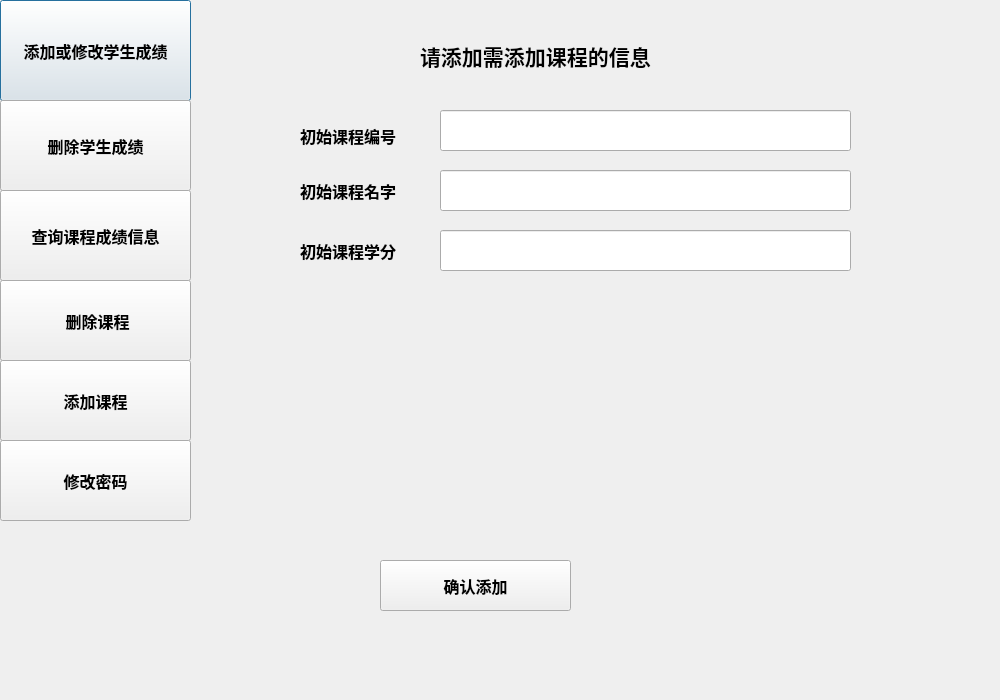
<?xml version="1.0" encoding="UTF-8"?>
<ui version="4.0">
 <class>TeacherInterface</class>
 <widget class="QDialog" name="TeacherInterface">
  <property name="geometry">
   <rect>
    <x>0</x>
    <y>0</y>
    <width>1000</width>
    <height>700</height>
   </rect>
  </property>
  <property name="windowTitle">
   <string>老师您好</string>
  </property>
  <widget class="QPushButton" name="pushButton">
   <property name="geometry">
    <rect>
     <x>0</x>
     <y>0</y>
     <width>191</width>
     <height>101</height>
    </rect>
   </property>
   <property name="font">
    <font>
     <family>Arial Black</family>
     <pointsize>12</pointsize>
     <weight>75</weight>
     <bold>true</bold>
    </font>
   </property>
   <property name="text">
    <string>添加或修改学生成绩</string>
   </property>
  </widget>
  <widget class="QStackedWidget" name="stackedWidget">
   <property name="geometry">
    <rect>
     <x>210</x>
     <y>0</y>
     <width>741</width>
     <height>751</height>
    </rect>
   </property>
   <property name="font">
    <font>
     <pointsize>12</pointsize>
    </font>
   </property>
   <property name="currentIndex">
    <number>3</number>
   </property>
   <widget class="QWidget" name="page">
    <widget class="QLineEdit" name="lineEdit">
     <property name="geometry">
      <rect>
       <x>240</x>
       <y>70</y>
       <width>471</width>
       <height>81</height>
      </rect>
     </property>
    </widget>
    <widget class="QLabel" name="label_3">
     <property name="geometry">
      <rect>
       <x>40</x>
       <y>80</y>
       <width>201</width>
       <height>61</height>
      </rect>
     </property>
     <property name="font">
      <font>
       <family>Arial Black</family>
       <pointsize>12</pointsize>
       <weight>75</weight>
       <bold>true</bold>
      </font>
     </property>
     <property name="text">
      <string>请输入学生学号</string>
     </property>
    </widget>
    <widget class="QLabel" name="label_4">
     <property name="geometry">
      <rect>
       <x>30</x>
       <y>220</y>
       <width>171</width>
       <height>51</height>
      </rect>
     </property>
     <property name="font">
      <font>
       <family>Arial Black</family>
       <pointsize>12</pointsize>
       <weight>75</weight>
       <bold>true</bold>
      </font>
     </property>
     <property name="text">
      <string>请输入课程名</string>
     </property>
    </widget>
    <widget class="QLineEdit" name="lineEdit_2">
     <property name="geometry">
      <rect>
       <x>240</x>
       <y>210</y>
       <width>471</width>
       <height>71</height>
      </rect>
     </property>
    </widget>
    <widget class="QLineEdit" name="lineEdit_3">
     <property name="geometry">
      <rect>
       <x>240</x>
       <y>320</y>
       <width>471</width>
       <height>71</height>
      </rect>
     </property>
    </widget>
    <widget class="QLabel" name="label_5">
     <property name="geometry">
      <rect>
       <x>30</x>
       <y>330</y>
       <width>211</width>
       <height>41</height>
      </rect>
     </property>
     <property name="font">
      <font>
       <family>Arial Black</family>
       <pointsize>12</pointsize>
       <weight>75</weight>
       <bold>true</bold>
      </font>
     </property>
     <property name="text">
      <string>请输入修改或添加的成绩</string>
     </property>
    </widget>
    <widget class="QPushButton" name="pushButton_2">
     <property name="geometry">
      <rect>
       <x>280</x>
       <y>540</y>
       <width>331</width>
       <height>71</height>
      </rect>
     </property>
     <property name="font">
      <font>
       <family>Arial Black</family>
       <pointsize>12</pointsize>
       <weight>75</weight>
       <bold>true</bold>
      </font>
     </property>
     <property name="text">
      <string>确认</string>
     </property>
    </widget>
    <widget class="QLabel" name="label_24">
     <property name="geometry">
      <rect>
       <x>70</x>
       <y>360</y>
       <width>151</width>
       <height>20</height>
      </rect>
     </property>
     <property name="text">
      <string>（成绩无请输入-1）</string>
     </property>
    </widget>
   </widget>
   <widget class="QWidget" name="page_2">
    <widget class="QPushButton" name="pushButton_4">
     <property name="geometry">
      <rect>
       <x>590</x>
       <y>40</y>
       <width>141</width>
       <height>41</height>
      </rect>
     </property>
     <property name="text">
      <string>确认查询</string>
     </property>
    </widget>
    <widget class="QLabel" name="label_7">
     <property name="geometry">
      <rect>
       <x>20</x>
       <y>50</y>
       <width>191</width>
       <height>31</height>
      </rect>
     </property>
     <property name="text">
      <string>请输入查询的课程名:</string>
     </property>
    </widget>
    <widget class="QLineEdit" name="lineEdit_5">
     <property name="geometry">
      <rect>
       <x>220</x>
       <y>40</y>
       <width>341</width>
       <height>41</height>
      </rect>
     </property>
    </widget>
    <widget class="QLabel" name="label_9">
     <property name="geometry">
      <rect>
       <x>490</x>
       <y>230</y>
       <width>111</width>
       <height>31</height>
      </rect>
     </property>
     <property name="text">
      <string>有成绩的人数</string>
     </property>
    </widget>
    <widget class="QLineEdit" name="lineEdit_7">
     <property name="geometry">
      <rect>
       <x>610</x>
       <y>240</y>
       <width>113</width>
       <height>20</height>
      </rect>
     </property>
    </widget>
    <widget class="QTableWidget" name="tableWidget">
     <property name="geometry">
      <rect>
       <x>95</x>
       <y>140</y>
       <width>341</width>
       <height>411</height>
      </rect>
     </property>
    </widget>
    <widget class="QLineEdit" name="lineEdit_6">
     <property name="geometry">
      <rect>
       <x>610</x>
       <y>190</y>
       <width>113</width>
       <height>20</height>
      </rect>
     </property>
    </widget>
    <widget class="QLabel" name="label_8">
     <property name="geometry">
      <rect>
       <x>490</x>
       <y>190</y>
       <width>81</width>
       <height>16</height>
      </rect>
     </property>
     <property name="text">
      <string>总人数</string>
     </property>
    </widget>
    <widget class="QLabel" name="label_10">
     <property name="geometry">
      <rect>
       <x>490</x>
       <y>280</y>
       <width>91</width>
       <height>31</height>
      </rect>
     </property>
     <property name="text">
      <string>平均分</string>
     </property>
    </widget>
    <widget class="QLineEdit" name="lineEdit_8">
     <property name="geometry">
      <rect>
       <x>610</x>
       <y>290</y>
       <width>113</width>
       <height>20</height>
      </rect>
     </property>
    </widget>
    <widget class="QLabel" name="label_11">
     <property name="geometry">
      <rect>
       <x>490</x>
       <y>340</y>
       <width>91</width>
       <height>21</height>
      </rect>
     </property>
     <property name="text">
      <string>最高分</string>
     </property>
    </widget>
    <widget class="QLineEdit" name="lineEdit_9">
     <property name="geometry">
      <rect>
       <x>610</x>
       <y>340</y>
       <width>113</width>
       <height>20</height>
      </rect>
     </property>
    </widget>
    <widget class="QLabel" name="label_12">
     <property name="geometry">
      <rect>
       <x>490</x>
       <y>390</y>
       <width>101</width>
       <height>21</height>
      </rect>
     </property>
     <property name="text">
      <string>最低分</string>
     </property>
    </widget>
    <widget class="QLineEdit" name="lineEdit_10">
     <property name="geometry">
      <rect>
       <x>610</x>
       <y>390</y>
       <width>113</width>
       <height>20</height>
      </rect>
     </property>
    </widget>
    <widget class="QLabel" name="label_13">
     <property name="geometry">
      <rect>
       <x>490</x>
       <y>440</y>
       <width>111</width>
       <height>21</height>
      </rect>
     </property>
     <property name="text">
      <string>不及格人数</string>
     </property>
    </widget>
    <widget class="QLineEdit" name="lineEdit_11">
     <property name="geometry">
      <rect>
       <x>610</x>
       <y>440</y>
       <width>113</width>
       <height>20</height>
      </rect>
     </property>
    </widget>
    <widget class="QLabel" name="label_14">
     <property name="geometry">
      <rect>
       <x>490</x>
       <y>480</y>
       <width>111</width>
       <height>31</height>
      </rect>
     </property>
     <property name="text">
      <string>及格率</string>
     </property>
    </widget>
    <widget class="QLineEdit" name="lineEdit_12">
     <property name="geometry">
      <rect>
       <x>610</x>
       <y>490</y>
       <width>113</width>
       <height>20</height>
      </rect>
     </property>
    </widget>
    <widget class="QPushButton" name="pushButton_14">
     <property name="geometry">
      <rect>
       <x>540</x>
       <y>600</y>
       <width>111</width>
       <height>31</height>
      </rect>
     </property>
     <property name="text">
      <string>存储表格</string>
     </property>
    </widget>
    <widget class="QLabel" name="label_25">
     <property name="geometry">
      <rect>
       <x>210</x>
       <y>560</y>
       <width>211</width>
       <height>20</height>
      </rect>
     </property>
     <property name="text">
      <string>附注：-1代表成绩暂无</string>
     </property>
    </widget>
   </widget>
   <widget class="QWidget" name="page_3">
    <widget class="QLabel" name="label_15">
     <property name="geometry">
      <rect>
       <x>270</x>
       <y>110</y>
       <width>161</width>
       <height>31</height>
      </rect>
     </property>
     <property name="font">
      <font>
       <family>Arial Black</family>
       <pointsize>12</pointsize>
       <weight>75</weight>
       <bold>true</bold>
      </font>
     </property>
     <property name="text">
      <string>删除课程的名字</string>
     </property>
    </widget>
    <widget class="QLineEdit" name="lineEdit_13">
     <property name="geometry">
      <rect>
       <x>140</x>
       <y>160</y>
       <width>391</width>
       <height>41</height>
      </rect>
     </property>
    </widget>
    <widget class="QPushButton" name="pushButton_7">
     <property name="geometry">
      <rect>
       <x>230</x>
       <y>280</y>
       <width>201</width>
       <height>51</height>
      </rect>
     </property>
     <property name="font">
      <font>
       <family>Arial Black</family>
       <pointsize>12</pointsize>
       <weight>75</weight>
       <bold>true</bold>
      </font>
     </property>
     <property name="text">
      <string>确认删除</string>
     </property>
    </widget>
   </widget>
   <widget class="QWidget" name="page_4">
    <widget class="QLabel" name="label_16">
     <property name="geometry">
      <rect>
       <x>210</x>
       <y>30</y>
       <width>381</width>
       <height>51</height>
      </rect>
     </property>
     <property name="font">
      <font>
       <family>Arial Black</family>
       <pointsize>16</pointsize>
       <weight>75</weight>
       <bold>true</bold>
      </font>
     </property>
     <property name="text">
      <string>请添加需添加课程的信息</string>
     </property>
    </widget>
    <widget class="QLabel" name="label_17">
     <property name="geometry">
      <rect>
       <x>90</x>
       <y>110</y>
       <width>131</width>
       <height>51</height>
      </rect>
     </property>
     <property name="font">
      <font>
       <family>Arial Black</family>
       <pointsize>12</pointsize>
       <weight>75</weight>
       <bold>true</bold>
      </font>
     </property>
     <property name="text">
      <string>初始课程编号</string>
     </property>
    </widget>
    <widget class="QLabel" name="label_18">
     <property name="geometry">
      <rect>
       <x>90</x>
       <y>170</y>
       <width>131</width>
       <height>41</height>
      </rect>
     </property>
     <property name="font">
      <font>
       <family>Arial Black</family>
       <pointsize>12</pointsize>
       <weight>75</weight>
       <bold>true</bold>
      </font>
     </property>
     <property name="text">
      <string>初始课程名字</string>
     </property>
    </widget>
    <widget class="QLabel" name="label_19">
     <property name="geometry">
      <rect>
       <x>90</x>
       <y>230</y>
       <width>131</width>
       <height>41</height>
      </rect>
     </property>
     <property name="font">
      <font>
       <family>Arial Black</family>
       <pointsize>12</pointsize>
       <weight>75</weight>
       <bold>true</bold>
      </font>
     </property>
     <property name="text">
      <string>初始课程学分</string>
     </property>
    </widget>
    <widget class="QLineEdit" name="lineEdit_14">
     <property name="geometry">
      <rect>
       <x>230</x>
       <y>110</y>
       <width>411</width>
       <height>41</height>
      </rect>
     </property>
    </widget>
    <widget class="QLineEdit" name="lineEdit_15">
     <property name="geometry">
      <rect>
       <x>230</x>
       <y>170</y>
       <width>411</width>
       <height>41</height>
      </rect>
     </property>
    </widget>
    <widget class="QLineEdit" name="lineEdit_16">
     <property name="geometry">
      <rect>
       <x>230</x>
       <y>230</y>
       <width>411</width>
       <height>41</height>
      </rect>
     </property>
    </widget>
    <widget class="QPushButton" name="pushButton_9">
     <property name="geometry">
      <rect>
       <x>170</x>
       <y>560</y>
       <width>191</width>
       <height>51</height>
      </rect>
     </property>
     <property name="font">
      <font>
       <family>Arial Black</family>
       <pointsize>12</pointsize>
       <weight>75</weight>
       <bold>true</bold>
      </font>
     </property>
     <property name="text">
      <string>确认添加</string>
     </property>
    </widget>
   </widget>
   <widget class="QWidget" name="page_5">
    <widget class="QLabel" name="label">
     <property name="geometry">
      <rect>
       <x>30</x>
       <y>140</y>
       <width>151</width>
       <height>41</height>
      </rect>
     </property>
     <property name="font">
      <font>
       <family>Arial Black</family>
       <pointsize>12</pointsize>
       <weight>75</weight>
       <bold>true</bold>
      </font>
     </property>
     <property name="text">
      <string>请输入学生学号：</string>
     </property>
    </widget>
    <widget class="QLabel" name="label_2">
     <property name="geometry">
      <rect>
       <x>30</x>
       <y>60</y>
       <width>151</width>
       <height>41</height>
      </rect>
     </property>
     <property name="font">
      <font>
       <family>Arial Black</family>
       <pointsize>12</pointsize>
       <weight>75</weight>
       <bold>true</bold>
      </font>
     </property>
     <property name="text">
      <string>请输入课程名：</string>
     </property>
    </widget>
    <widget class="QLineEdit" name="lineEdit_4">
     <property name="geometry">
      <rect>
       <x>240</x>
       <y>60</y>
       <width>381</width>
       <height>51</height>
      </rect>
     </property>
    </widget>
    <widget class="QLineEdit" name="lineEdit_19">
     <property name="geometry">
      <rect>
       <x>240</x>
       <y>140</y>
       <width>371</width>
       <height>51</height>
      </rect>
     </property>
    </widget>
    <widget class="QPushButton" name="pushButton_11">
     <property name="geometry">
      <rect>
       <x>490</x>
       <y>250</y>
       <width>171</width>
       <height>41</height>
      </rect>
     </property>
     <property name="font">
      <font>
       <family>Arial Black</family>
       <pointsize>12</pointsize>
       <weight>75</weight>
       <bold>true</bold>
      </font>
     </property>
     <property name="text">
      <string>确认删除</string>
     </property>
    </widget>
   </widget>
   <widget class="QWidget" name="page_6">
    <widget class="QLabel" name="label_6">
     <property name="geometry">
      <rect>
       <x>90</x>
       <y>80</y>
       <width>171</width>
       <height>41</height>
      </rect>
     </property>
     <property name="font">
      <font>
       <family>Arial Black</family>
       <pointsize>12</pointsize>
       <weight>75</weight>
       <bold>true</bold>
      </font>
     </property>
     <property name="text">
      <string>请输入原密码：</string>
     </property>
    </widget>
    <widget class="QLabel" name="label_22">
     <property name="geometry">
      <rect>
       <x>90</x>
       <y>170</y>
       <width>161</width>
       <height>41</height>
      </rect>
     </property>
     <property name="font">
      <font>
       <family>Arial Black</family>
       <pointsize>12</pointsize>
       <weight>75</weight>
       <bold>true</bold>
      </font>
     </property>
     <property name="text">
      <string>请输入新密码：</string>
     </property>
    </widget>
    <widget class="QLabel" name="label_23">
     <property name="geometry">
      <rect>
       <x>90</x>
       <y>270</y>
       <width>171</width>
       <height>51</height>
      </rect>
     </property>
     <property name="font">
      <font>
       <family>Arial Black</family>
       <pointsize>12</pointsize>
       <weight>75</weight>
       <bold>true</bold>
      </font>
     </property>
     <property name="text">
      <string>请再次输入新密码：</string>
     </property>
    </widget>
    <widget class="QLineEdit" name="lineEdit_20">
     <property name="geometry">
      <rect>
       <x>280</x>
       <y>90</y>
       <width>311</width>
       <height>41</height>
      </rect>
     </property>
    </widget>
    <widget class="QLineEdit" name="lineEdit_21">
     <property name="geometry">
      <rect>
       <x>280</x>
       <y>190</y>
       <width>311</width>
       <height>41</height>
      </rect>
     </property>
    </widget>
    <widget class="QLineEdit" name="lineEdit_22">
     <property name="geometry">
      <rect>
       <x>280</x>
       <y>280</y>
       <width>311</width>
       <height>41</height>
      </rect>
     </property>
    </widget>
    <widget class="QPushButton" name="pushButton_13">
     <property name="geometry">
      <rect>
       <x>470</x>
       <y>400</y>
       <width>111</width>
       <height>41</height>
      </rect>
     </property>
     <property name="font">
      <font>
       <family>Arial Black</family>
       <pointsize>12</pointsize>
       <weight>75</weight>
       <bold>true</bold>
      </font>
     </property>
     <property name="text">
      <string>确认修改</string>
     </property>
    </widget>
   </widget>
  </widget>
  <widget class="QPushButton" name="pushButton_3">
   <property name="geometry">
    <rect>
     <x>0</x>
     <y>190</y>
     <width>191</width>
     <height>91</height>
    </rect>
   </property>
   <property name="font">
    <font>
     <family>Arial Black</family>
     <pointsize>12</pointsize>
     <weight>75</weight>
     <bold>true</bold>
    </font>
   </property>
   <property name="text">
    <string>查询课程成绩信息</string>
   </property>
  </widget>
  <widget class="QPushButton" name="pushButton_5">
   <property name="geometry">
    <rect>
     <x>70</x>
     <y>490</y>
     <width>91</width>
     <height>23</height>
    </rect>
   </property>
   <property name="text">
    <string>重置各种信息</string>
   </property>
  </widget>
  <widget class="QPushButton" name="pushButton_6">
   <property name="geometry">
    <rect>
     <x>0</x>
     <y>280</y>
     <width>191</width>
     <height>81</height>
    </rect>
   </property>
   <property name="font">
    <font>
     <family>Arial Black</family>
     <pointsize>12</pointsize>
     <weight>75</weight>
     <bold>true</bold>
    </font>
   </property>
   <property name="text">
    <string> 删除课程</string>
   </property>
  </widget>
  <widget class="QPushButton" name="pushButton_8">
   <property name="geometry">
    <rect>
     <x>0</x>
     <y>360</y>
     <width>191</width>
     <height>81</height>
    </rect>
   </property>
   <property name="font">
    <font>
     <family>Arial Black</family>
     <pointsize>12</pointsize>
     <weight>75</weight>
     <bold>true</bold>
    </font>
   </property>
   <property name="text">
    <string>添加课程</string>
   </property>
  </widget>
  <widget class="QPushButton" name="pushButton_10">
   <property name="geometry">
    <rect>
     <x>0</x>
     <y>100</y>
     <width>191</width>
     <height>91</height>
    </rect>
   </property>
   <property name="font">
    <font>
     <family>Arial Black</family>
     <pointsize>12</pointsize>
     <weight>75</weight>
     <bold>true</bold>
    </font>
   </property>
   <property name="text">
    <string>删除学生成绩</string>
   </property>
  </widget>
  <widget class="QPushButton" name="pushButton_12">
   <property name="geometry">
    <rect>
     <x>0</x>
     <y>440</y>
     <width>191</width>
     <height>81</height>
    </rect>
   </property>
   <property name="font">
    <font>
     <family>Arial Black</family>
     <pointsize>12</pointsize>
     <weight>75</weight>
     <bold>true</bold>
    </font>
   </property>
   <property name="text">
    <string>修改密码</string>
   </property>
  </widget>
 </widget>
 <resources/>
 <connections/>
</ui>
